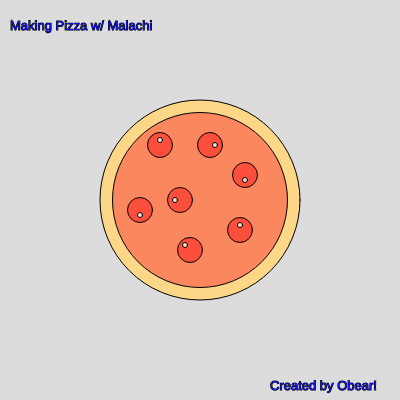
Frame 1 (no input)
Frame 60 (no input): identical to frame 1, image omitted
Frame 120 (the mouse pressed at the canvas centre since frame 60): identical to frame 1, image omitted

The p5.js sketch that drew this single still picture (run headless with seeded random() and noise() and a simulated clock; from frame 60 on, the mouse is pressed at the canvas centre):

// p5.js sketch
// ── sketch.js
function setup() {
  createCanvas(400, 400);
}
function draw() {
  background(220);
  stroke(0);
  fill(20, 20, 247 );
    // Project name//
    textSize(13);
    text ("Making Pizza w/ Malachi",10, 30);
  // Author name//
  textSize(13);
  text ("Created by Obear!",270, 390);
  //pizza crust outer circle//
   fill (252,215,135);
   circle(200,200,200);
  //pizza sauce and center circle//
   fill (251,135,95);
   circle(200,200,175);
  //pepparoni on pizza
   fill(252, 79, 59 )
   circle(210,145,25);
   circle(245,175,25);
   circle(180,200,25);
   circle(140,210,25);
   circle(160,145,25);
   circle(190,250,25);
   circle(240,230,25);
  //white dots in pepparoni//
   fill(251,225,222)
   circle(215,145,5);
   circle(245,180,5);
   circle(175,200,5);
   circle(140,215,5);
   circle(160,140,5);
   circle(185,245,5);
   circle(240,225,5);
}

// ── sketchChatJPT.js
let pizzaX, pizzaY;
let ingredients = [];
let ingredientIndex = 0;
let chefHatX, chefHatY;

function setup() {
  createCanvas(600, 400);
  pizzaX = width / 2;
  pizzaY = height / 2;
  chefHatX = random(width);
  chefHatY = random(height);
  generateIngredients();
}

function draw() {
  background(255);

  // Draw pizza base
  fill(255, 228, 196); // Light brown color for crust
  ellipse(pizzaX, pizzaY, 200, 200);

  // Draw ingredients
  for (let i = 0; i < ingredientIndex; i++) {
    let currentIngredient = ingredients[i];
    drawIngredient(currentIngredient);
  }
  // Draw chef's hat
  drawChefHat(chefHatX, chefHatY);

  // Move chef's hat randomly
  chefHatX += random(-5, 5);
  chefHatY += random(-5, 5);

  // Keep chef's hat within the canvas
  chefHatX = constrain(chefHatX, 1, width);
  chefHatY = constrain(chefHatY, 1, height);

  // Display name in the lower right-hand corner
  fill(0);
  textSize(12);
  text("Creator O'Bear", width - 80, height - 20);

  // Display piece name in the upper-left hand corner
  fill(0);
  textSize(16);
  text("Pizza with Malichi", 20, 30);
}

function drawIngredient(ingredient) {
  switch (ingredient.type) {
    case "tomato":
      drawTomato(ingredient.x, ingredient.y);
      break;
    case "mushroom":
      drawMushroom(ingredient.x, ingredient.y);
      break;
    case "pepperoni":
      drawPepperoni(ingredient.x, ingredient.y);
      break;
    case "cheese":
      drawCheese(ingredient.shapes, 255, 255, 0);
      break;
  }
}
function drawChefHat(x, y) {
  // Draw chef's hat
  fill(255); // White color for the hat
  stroke(0); // Black outline
  strokeWeight(2);
  triangle(x, y, x - 20, y + 40, x + 20, y + 40);
  rect(x - 20, y + 40, 40, 20);
}
function drawCheese(points, r, g, b) {
  fill(r, g, b);
  beginShape();
  for (let point of points) {
    vertex(point.x, point.y);
  }
  endShape(CLOSE);
}

function drawTomato(x, y) {
  // Draw tomato
  fill(255, 0, 0); // Red color for tomato
  ellipse(x, y, 30, 30);

  // Draw tomato seeds
  fill(0); // Black color for seeds
  ellipse(x - 8, y - 5, 4, 4);
  ellipse(x + 8, y + 5, 4, 4);
  ellipse(x + 5, y - 8, 4, 4);
  ellipse(x - 5, y + 8, 4, 4);
}

function drawMushroom(x, y) {
  // Draw mushroom stem
  fill(139, 69, 19); // Brown color for stem
  rect(x - 5, y, 10, 15); // Shorten the stem

  // Draw mushroom cap
  fill(255); // White color for cap
  arc(x, y, 30, 30, PI, 0);
}

function drawPepperoni(x, y) {
  // Draw pepperoni
  fill(165, 42, 42); // Dark red color for pepperoni
  ellipse(x, y, 20, 20);
}

function mousePressed() {
  if (ingredientIndex < ingredients.length) {
    let currentIngredient = ingredients[ingredientIndex];
    currentIngredient.x = mouseX;
    currentIngredient.y = mouseY;
    ingredientIndex++;
  } else {
    // Reset if all ingredients have been used
    ingredientIndex = 0;
  }
}

function generateIngredients() {
  let centerX = width / 2;
  let centerY = height / 2;

  // Tomatoes
  for (let i = 0; i < 4; i++) {
    ingredients.push({ type: "tomato", x: centerX + random(-50, 50), y: centerY + random(-50, 50) });
  }

  // Mushrooms
  for (let i = 0; i < 6; i++) {
    ingredients.push({ type: "mushroom", x: centerX + random(-50, 50), y: centerY + random(-50, 50) });
  }

  // Pepperoni
  for (let i = 0; i < 10; i++) {
    ingredients.push({ type: "pepperoni", x: centerX + random(-50, 50), y: centerY + random(-50, 50) });
  }

  // Cheese (random shapes)
  for (let i = 0; i < 15; i++) {
    ingredients.push({ type: "cheese", shapes: [] }); // Empty shapes for now, will be populated on mouse click
  }
}

function mousePressed() {
  if (ingredientIndex < ingredients.length) {
    let currentIngredient = ingredients[ingredientIndex];
    currentIngredient.x = mouseX;
    currentIngredient.y = mouseY;

    // Populate cheese shapes at the mouse position
    if (currentIngredient.type === "cheese") {
      currentIngredient.shapes = generateCheeseShapes(mouseX, mouseY);
    }

    ingredientIndex++;
  } else {
    // Reset if all ingredients have been used
    ingredientIndex = 0;
  }
}

function generateCheeseShapes(x, y) {
  let shapes = [];
  for (let j = 0; j < 5; j++) {
    let angle = map(j, 0, 5, 0, TWO_PI);
    let radius = random(5, 15);
    let pointX = x + cos(angle) * radius;
    let pointY = y + sin(angle) * radius;
    shapes.push({ x: pointX, y: pointY });
  }
  return shapes;
}
